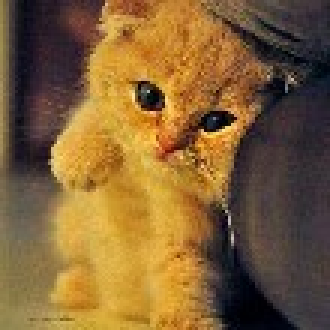
#> input picture io/cat.jpg, 110 x 110 px (shown 3 times larger)
$ python py_54.py
#> lines starting #> are read from the running program, lines starting #| are printed output that depends on the picture
#!/usr/bin/env python3
# -*- coding: utf-8 -*-
from PIL import Image, ImageFilter


# Image: PIL
def operate():
    # open an image
    im = Image.open('../io/cat.jpg')
    # access the attributes of the image
    w, h = im.size
    print('Original image size: %s x %s' % (w, h))
    # scaling to 50%
    im.thumbnail((w//2, h//2))
    print('Resize image to: %sx%s' % (w//2, h//2))
    # save the scaled image
    im.save('little_cat.jpg', 'jpeg')


def operator2():
    im = Image.open('../io/cat.jpg')
#> im is the input picture: PIL image 110x110 RGB; mean R, G, B 129.1, 97.3, 53.9
    # apply ImageFilter: blur
    im2 = im.filter(ImageFilter.BLUR)
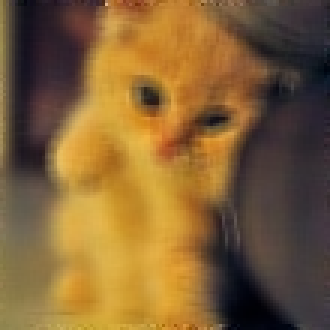
#> im2: PIL image 110x110 RGB (shown 3 times larger); mean R, G, B 129.3, 97.5, 54
    im2.save('blur.jpg', 'jpeg')


if __name__ == '__main__':
    # operate()
    operator2()
